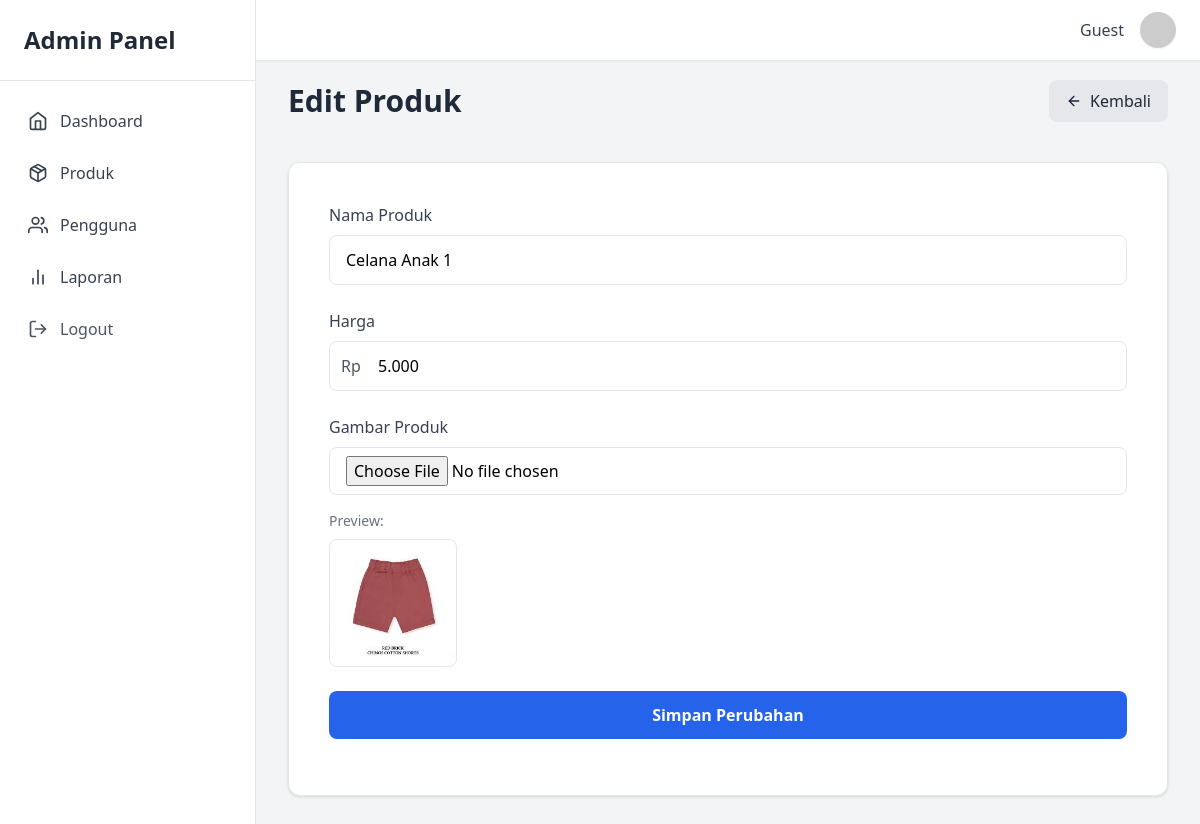
The app's page /dashboard/products/ui/edit.php?id=1 with its own data.
### tables this page shows
CREATE TABLE `products` (
  `id` int(11) NOT NULL,
  `name` varchar(150) NOT NULL,
  `price` int(11) NOT NULL,
  `stock` int(11) NOT NULL,
  `image` varchar(255) DEFAULT NULL,
  `is_deleted` tinyint(1) DEFAULT 0,
  `created_at` datetime DEFAULT current_timestamp(),
  `updated_at` datetime DEFAULT current_timestamp() ON UPDATE current_timestamp()
);

### dashboard/products/ui/edit.php (the view, shortened to what this page needs)
<?php
include "../../../include/conn.php";
$id = intval($_GET['id']);
$result = $conn->query("SELECT * FROM products WHERE id = $id");
$product = $result->fetch_assoc();
?>
<!DOCTYPE html>
<html lang="en">
<head>
  <script src="https://cdn.tailwindcss.com"></script>
</head>
<body class="bg-gray-100">
  <?php include "../../../include/layouts/sidebar.php"; ?>
  <?php include "../../../include/layouts/header.php"; ?>
  <div class="ml-64 pt-20 p-8">
    <div class="flex items-center justify-between mb-10">
      <h1 class="text-3xl font-bold text-gray-800">Edit Produk</h1>
      <a href="dashboard/products"
        class="flex items-center gap-2 bg-gray-200 text-gray-800 px-4 py-2 rounded-lg border hover:bg-gray-300 transition">
        <i data-feather="arrow-left" class="w-4"></i> Kembali
      </a>
    </div>
    <div class="bg-white border rounded-xl shadow p-10">
      <form id="editForm" action="dashboard/products/update/<?= $product['id']; ?>" method="POST" enctype="multipart/form-data"
        class="space-y-6">
        <div>
          <label class="block mb-2 text-gray-700 font-medium">Nama Produk</label>
          <input type="text" name="name" required value="<?= $product['name']; ?>"
            class="w-full px-4 py-3 border rounded-lg focus:ring-2 focus:ring-blue-500 focus:outline-none">
        </div>
        <div>
          <label class="block mb-2 text-gray-700 font-medium">Harga</label>
          <div class="relative">
            <span class="absolute left-3 top-1/2 -translate-y-1/2 text-gray-600 font-medium">Rp</span>
            <input type="text" id="priceFormatted" required
              value="<?= number_format($product['price'], 0, ',', '.'); ?>"
              class="w-full pl-12 px-4 py-3 border rounded-lg focus:ring-2 focus:ring-blue-500 focus:outline-none">
          </div>
        </div>
        <div>
          <label class="block mb-2 text-gray-700 font-medium">Gambar Produk</label>
          <input type="file" name="image" id="imageInput" accept="image/*"
            class="w-full px-4 py-2 border rounded-lg focus:ring-2 focus:ring-blue-500 focus:outline-none">
          <div class="mt-4">
            <span class="text-gray-500 text-sm">Preview:</span>
            <div class="mt-2 w-32 h-32 border rounded-lg overflow-hidden flex items-center justify-center bg-gray-100">
              <img id="imagePreview"
                src="<?= $product['image'] ? $base_url . $product['image'] : ''; ?>"
                alt="Preview"
                class="w-full h-full object-cover">
            </div>
          </div>
        </div>
        <button type="submit"
          class="w-full py-3 rounded-lg bg-blue-600 hover:bg-blue-700 text-white font-semibold transition">
          Simpan Perubahan
        </button>
      </form>
    </div>
  </div>
</body>
</html>

### records on screen
products: name "Celana Anak 1", price "5.000", image (picture)
